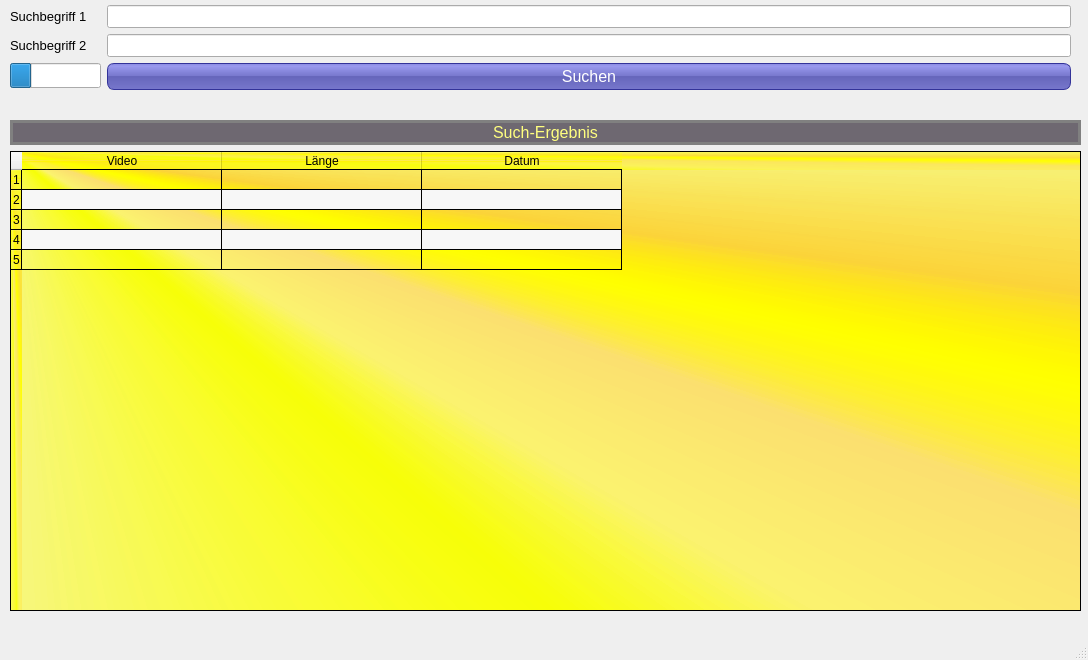
<?xml version="1.0" encoding="UTF-8"?>
<ui version="4.0">
 <class>MainWindow</class>
 <widget class="QMainWindow" name="MainWindow">
  <property name="geometry">
   <rect>
    <x>0</x>
    <y>0</y>
    <width>1088</width>
    <height>660</height>
   </rect>
  </property>
  <property name="windowTitle">
   <string>VidSuch - Suche von Videos im Archiv</string>
  </property>
  <property name="windowIcon">
   <iconset>
    <normaloff>VidSuch.ico</normaloff>VidSuch.ico</iconset>
  </property>
  <property name="styleSheet">
   <string notr="true">#QMainWindow {
background-color: rgb(170, 255, 127)
}

#QFormLayout {
border: 3px solid gray;
border-radius: 40px;
background: white;
}

#lbl_ergebnis {
color: rgb(255, 255, 127);
border: 3px solid gray;
border-radius: 20px;
background: rgb(110, 104, 113)
}

</string>
  </property>
  <widget class="QWidget" name="centralwidget">
   <widget class="QWidget" name="verticalLayoutWidget">
    <property name="geometry">
     <rect>
      <x>10</x>
      <y>120</y>
      <width>1071</width>
      <height>491</height>
     </rect>
    </property>
    <layout class="QVBoxLayout" name="verticalLayout">
     <item>
      <widget class="QLabel" name="lbl_ergebnis">
       <property name="font">
        <font>
         <pointsize>12</pointsize>
        </font>
       </property>
       <property name="layoutDirection">
        <enum>Qt::LeftToRight</enum>
       </property>
       <property name="styleSheet">
        <string notr="true"/>
       </property>
       <property name="text">
        <string>Such-Ergebnis</string>
       </property>
       <property name="alignment">
        <set>Qt::AlignCenter</set>
       </property>
      </widget>
     </item>
     <item>
      <widget class="QTableWidget" name="lst_erg">
       <property name="sizePolicy">
        <sizepolicy hsizetype="Expanding" vsizetype="Expanding">
         <horstretch>0</horstretch>
         <verstretch>0</verstretch>
        </sizepolicy>
       </property>
       <property name="minimumSize">
        <size>
         <width>0</width>
         <height>0</height>
        </size>
       </property>
       <property name="font">
        <font>
         <pointsize>11</pointsize>
        </font>
       </property>
       <property name="cursor" stdset="0">
        <cursorShape>PointingHandCursor</cursorShape>
       </property>
       <property name="layoutDirection">
        <enum>Qt::LeftToRight</enum>
       </property>
       <property name="autoFillBackground">
        <bool>true</bool>
       </property>
       <property name="styleSheet">
        <string notr="true">background-color:   qconicalgradient(cx:0, cy:0, angle:135, stop:0 rgba(255, 255, 0, 69), stop:0.375 rgba(255, 255, 0, 69), stop:0.423533 rgba(251, 255, 0, 145), stop:0.45 rgba(247, 255, 0, 208), stop:0.477581 rgba(255, 244, 71, 130), stop:0.518717 rgba(255, 218, 71, 130), stop:0.55 rgba(255, 255, 0, 255), stop:0.57754 rgba(255, 203, 0, 130), stop:0.625 rgba(255, 255, 0, 69), stop:1 rgba(255, 255, 0, 69));
</string>
       </property>
       <property name="frameShape">
        <enum>QFrame::StyledPanel</enum>
       </property>
       <property name="sizeAdjustPolicy">
        <enum>QAbstractScrollArea::AdjustToContents</enum>
       </property>
       <property name="autoScrollMargin">
        <number>16</number>
       </property>
       <property name="editTriggers">
        <set>QAbstractItemView::DoubleClicked|QAbstractItemView::EditKeyPressed</set>
       </property>
       <property name="alternatingRowColors">
        <bool>true</bool>
       </property>
       <property name="selectionMode">
        <enum>QAbstractItemView::NoSelection</enum>
       </property>
       <property name="selectionBehavior">
        <enum>QAbstractItemView::SelectItems</enum>
       </property>
       <property name="textElideMode">
        <enum>Qt::ElideRight</enum>
       </property>
       <property name="sortingEnabled">
        <bool>true</bool>
       </property>
       <property name="rowCount">
        <number>5</number>
       </property>
       <property name="columnCount">
        <number>3</number>
       </property>
       <attribute name="horizontalHeaderCascadingSectionResizes">
        <bool>true</bool>
       </attribute>
       <attribute name="horizontalHeaderDefaultSectionSize">
        <number>200</number>
       </attribute>
       <attribute name="horizontalHeaderMinimumSectionSize">
        <number>50</number>
       </attribute>
       <attribute name="horizontalHeaderStretchLastSection">
        <bool>false</bool>
       </attribute>
       <attribute name="verticalHeaderVisible">
        <bool>true</bool>
       </attribute>
       <attribute name="verticalHeaderCascadingSectionResizes">
        <bool>false</bool>
       </attribute>
       <attribute name="verticalHeaderDefaultSectionSize">
        <number>20</number>
       </attribute>
       <attribute name="verticalHeaderMinimumSectionSize">
        <number>20</number>
       </attribute>
       <attribute name="verticalHeaderShowSortIndicator" stdset="0">
        <bool>true</bool>
       </attribute>
       <row/>
       <row/>
       <row/>
       <row/>
       <row/>
       <column>
        <property name="text">
         <string>Video</string>
        </property>
       </column>
       <column>
        <property name="text">
         <string>Länge</string>
        </property>
       </column>
       <column>
        <property name="text">
         <string>Datum</string>
        </property>
       </column>
      </widget>
     </item>
    </layout>
   </widget>
   <widget class="QWidget" name="">
    <property name="geometry">
     <rect>
      <x>10</x>
      <y>5</y>
      <width>1061</width>
      <height>91</height>
     </rect>
    </property>
    <layout class="QFormLayout" name="formLayout">
     <item row="0" column="0">
      <widget class="QLabel" name="lbl_such1">
       <property name="sizePolicy">
        <sizepolicy hsizetype="Preferred" vsizetype="Preferred">
         <horstretch>0</horstretch>
         <verstretch>0</verstretch>
        </sizepolicy>
       </property>
       <property name="font">
        <font>
         <pointsize>10</pointsize>
        </font>
       </property>
       <property name="text">
        <string>Suchbegriff 1</string>
       </property>
      </widget>
     </item>
     <item row="0" column="1">
      <widget class="QLineEdit" name="le_such1">
       <property name="font">
        <font>
         <pointsize>10</pointsize>
        </font>
       </property>
      </widget>
     </item>
     <item row="1" column="0">
      <widget class="QLabel" name="lbl_such2">
       <property name="font">
        <font>
         <pointsize>10</pointsize>
        </font>
       </property>
       <property name="text">
        <string>Suchbegriff 2</string>
       </property>
      </widget>
     </item>
     <item row="1" column="1">
      <widget class="QLineEdit" name="le_such2">
       <property name="font">
        <font>
         <pointsize>10</pointsize>
        </font>
       </property>
      </widget>
     </item>
     <item row="2" column="0">
      <widget class="QProgressBar" name="proBar">
       <property name="minimumSize">
        <size>
         <width>0</width>
         <height>25</height>
        </size>
       </property>
       <property name="autoFillBackground">
        <bool>false</bool>
       </property>
       <property name="value">
        <number>24</number>
       </property>
       <property name="textVisible">
        <bool>false</bool>
       </property>
      </widget>
     </item>
     <item row="2" column="1">
      <widget class="QPushButton" name="btn_suchen">
       <property name="font">
        <font>
         <pointsize>12</pointsize>
        </font>
       </property>
       <property name="styleSheet">
        <string notr="true">#btn_suchen{
color: white;
background-color: QLinearGradient( x1: 0, y1: 0, x2: 0, y2: 1, stop: 0 #88d, stop: 0.1 #99e, stop: 0.49 #77c, stop: 0.5 #66b, stop: 1 #77c);
border-width: 1px;
border-color: #339;
border-style: solid;
border-radius: 7;
padding: 3 px;
font-size: 14 px;
padding-left: 5 px;
padding-right: 5 px;
}</string>
       </property>
       <property name="text">
        <string>Suchen</string>
       </property>
       <property name="autoDefault">
        <bool>true</bool>
       </property>
       <property name="default">
        <bool>true</bool>
       </property>
      </widget>
     </item>
    </layout>
   </widget>
  </widget>
  <widget class="QMenuBar" name="menubar">
   <property name="geometry">
    <rect>
     <x>0</x>
     <y>0</y>
     <width>1088</width>
     <height>21</height>
    </rect>
   </property>
  </widget>
  <widget class="QStatusBar" name="statusbar"/>
 </widget>
 <resources/>
 <connections/>
</ui>
